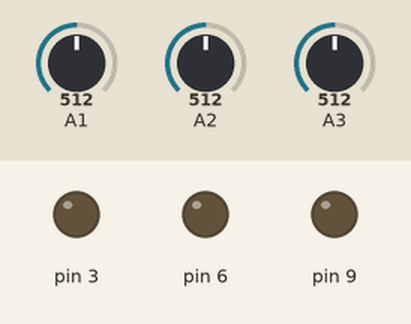
This sketch was run on a simulated Arduino Uno, built with avr-gcc and run on an emulated ATmega328P. On the bench: output pins drawn as LEDs (lit = HIGH). Inputs (shaded band) come from the test bench; at power-on: A1 = 512, A2 = 512, A3 = 512.

Above: at 1.2 s.
1.3 s: A1 set to 716
At 2.0 s:
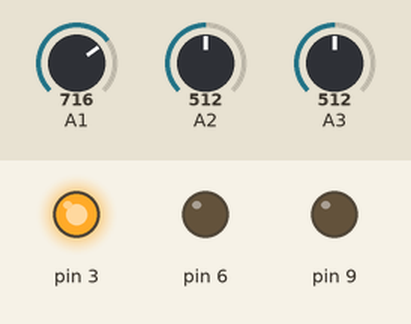
2.8 s: A2 set to 716
At 3.1 s:
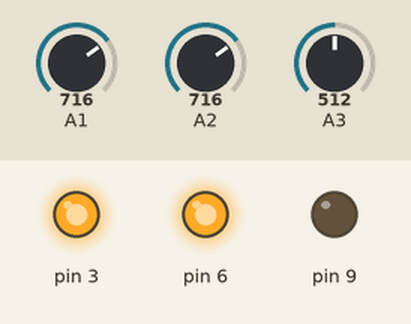
4.3 s: A3 set to 716
At 5.5 s:
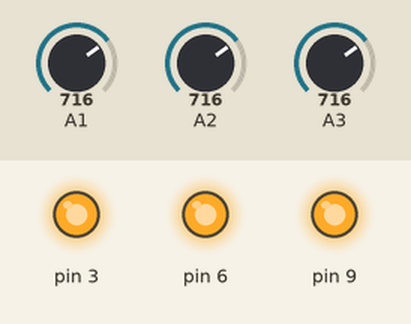
5.8 s: A1 set to 2
7.3 s: A1 set to 0
At 7.7 s:
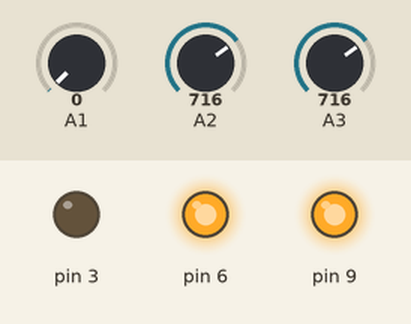
8.8 s: A2 set to 2
10.3 s: A2 set to 0
At 11.2 s:
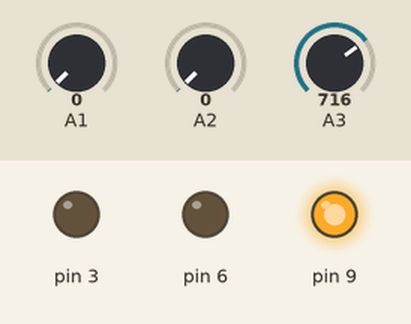
Timing chart, 0 to 12.8 s (numbered marks = the images above; inputs shaded):
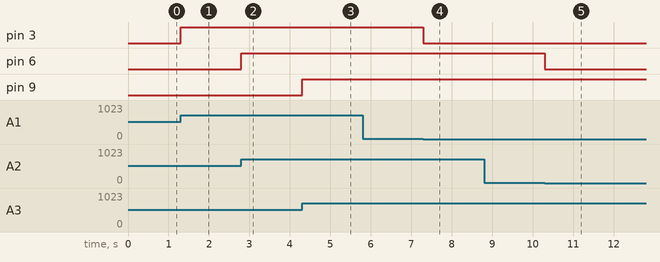

Measured:
- the behaviour switches between 1 and 0 on A1 (found by bisection; images 3 and 4)
- the behaviour switches between 1 and 0 on A2 (found by bisection; images 4 and 5)
- after the input at 1.3 s, pin 3: LOW → HIGH at once
- after the input at 2.8 s, pin 6: LOW → HIGH at once
- after the input at 4.3 s, pin 9: LOW → HIGH at once
- after the input at 5.8 s, every drawn part: stays the same
- after the input at 7.3 s, pin 3: HIGH → LOW at once
- after the input at 8.8 s, every drawn part: stays the same
- after the input at 10.3 s, pin 6: HIGH → LOW at once

The sketch:

52_assignment_no_9_IOT_.ino
```cpp
// C++ code
//
int v=0;
int i=0;
int j=0;
void setup()
{
  pinMode(A1,INPUT);
  pinMode(3,OUTPUT);
  pinMode(A2,INPUT);
  pinMode(6,OUTPUT);
  pinMode(A3,INPUT);
  pinMode(9,OUTPUT);
}
void loop()
{
  v=analogRead(A1);
  digitalWrite(3,v);
  i=analogRead(A2);
  digitalWrite(6,i);
  j=analogRead(A3);
  digitalWrite(9,j);

}
```
